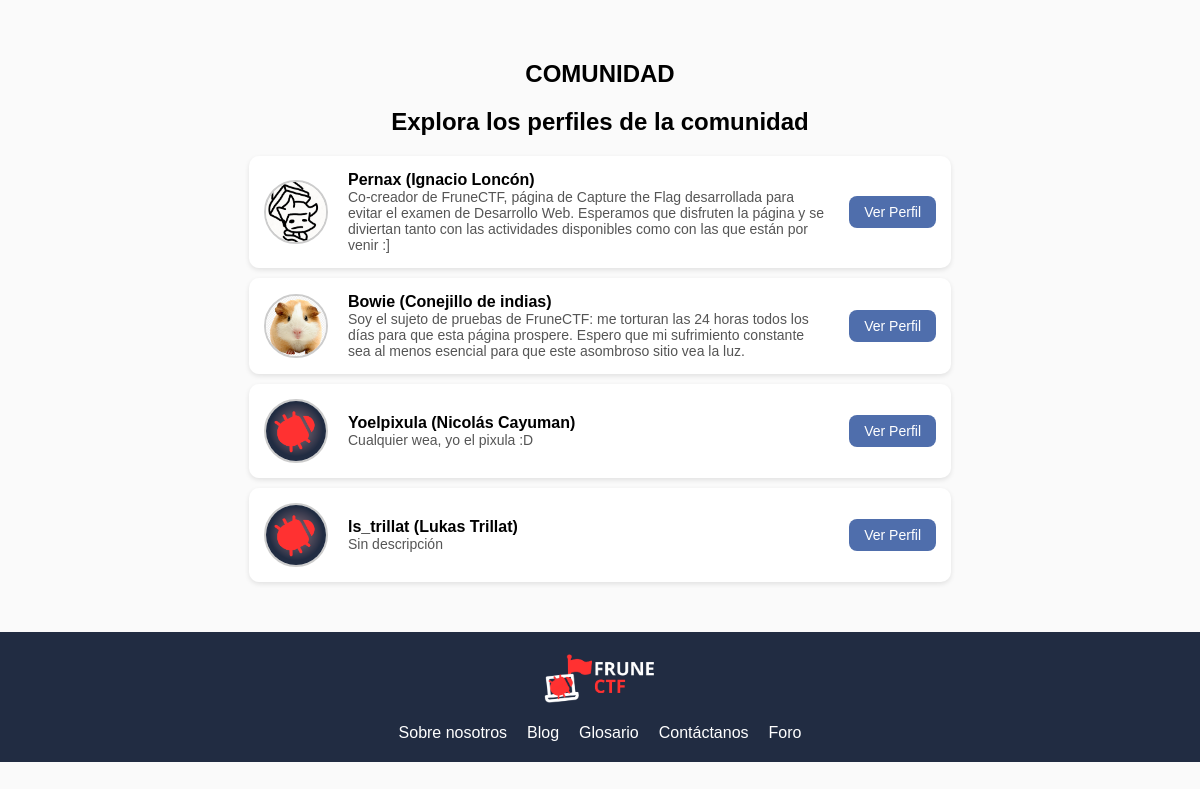
The page /community.php on the database its author committed.
### tables this page shows
CREATE TABLE `users` (
  `id` int NOT NULL,
  `webname` varchar(50) DEFAULT NULL,
  `name` varchar(100) DEFAULT NULL,
  `mail` varchar(100) DEFAULT NULL,
  `password` varchar(255) DEFAULT NULL,
  `register_time` datetime DEFAULT CURRENT_TIMESTAMP,
  `country_id` int DEFAULT NULL,
  `description` varchar(255) DEFAULT 'Sin descripción',
  `flags_won` int DEFAULT '0',
  `competitions_won` int DEFAULT '0',
  `photo_url` varchar(255) DEFAULT 'images/user-images/user_image_default.png'
);

### community.php (the view, shortened to what this page needs)
<?php
include 'conex.php';
$sql = "SELECT id, webname, name, photo_url, description FROM users ORDER BY id ASC";
$result = $conn->query($sql);
$users = [];
if ($result && $result->num_rows > 0) {
    while ($row = $result->fetch_assoc()) {
        $users[] = $row;
    }
}
?>
<!DOCTYPE html>
    <html lang="es">
    <head>
            <link rel="stylesheet" href="css/community.css">
    </head>
    <body>
        <section id="forum">
            <h1>COMUNIDAD</h1>
            <h2>Explora los perfiles de la comunidad</h2>
            <?php if (empty($users)): ?>
                <p>No hay usuarios registrados.</p>
            <?php else: ?>
                <div id="results">
                    <?php foreach ($users as $user): ?>
                        <div class="user-result">
                            <img
                                src="<?= htmlspecialchars($user['photo_url'] ?: 'images/user-images/user_image_place_holder.jpg') ?>"
                                alt="Foto de <?= htmlspecialchars($user['webname']) ?>"
                                class="user-photo"
                            >
                            <div class="user-info">
                                <span class="user-name"><?= htmlspecialchars($user['webname']) ?> (<?= htmlspecialchars($user['name']) ?>)</span>
                                <span class="user-desc"><?= htmlspecialchars($user['description']) ?></span>
                            </div>
                            <button onclick="window.location.href='user_viewer.php?user_id=<?= $user['id'] ?>'">Ver Perfil</button>
                        </div>
                    <?php endforeach; ?>
                </div>
            <?php endif; ?>
        </section>
        <div id="footer"></div>
    </body>
</html>

### css/community.css (style rules this page uses)
body { font-family: 'Rubik', sans-serif; margin: 0; padding: 0; background-color: #fafafa; box-sizing: border-box; }
#forum { text-align: center; padding: 40px; }
.user-result { display: flex; align-items: center; justify-content: space-between; gap: 20px; background: white; border-radius: 10px; padding: 15px; margin: 10px auto; width: 60%; box-shadow: 0 2px 5px rgba(0,0,0,0.1); }
.user-info { display: flex; flex-direction: column; align-items: flex-start; flex: 1; }
.user-desc { font-weight: normal; font-size: 14px; color: #555; text-align: left; }
.user-photo { width: 60px; height: 60px; border-radius: 50%; object-fit: cover; border: 2px solid #ccc; }
.user-name { flex: 1; text-align: left; font-weight: bold; }
button { background: rgb(79, 110, 172); color: white; border: none; padding: 8px 15px; border-radius: 8px; cursor: pointer; font-size: 14px; transition: background 0.2s; }

### rows shown on the page
users: photo_url (picture), webname "Pernax", name "Ignacio Loncón", description "Co-creador de FruneCTF, página de Capture the Flag desarrollada para evitar el examen de Desarrollo Web. Esperamos que disfruten la página y se diviertan tanto con las actividades disponibles como con las que están por venir :]"
users: photo_url (picture), webname "Bowie", name "Conejillo de indias", description "Soy el sujeto de pruebas de FruneCTF: me torturan las 24 horas todos los días para que esta página prospere. Espero que mi sufrimiento constante sea al menos esencial para que este asombroso sitio vea la luz."
users: photo_url (placeholder picture), webname "Yoelpixula", name "Nicolás Cayuman", description "Cualquier wea, yo el pixula :D"
users: photo_url (placeholder picture), webname "ls_trillat", name "Lukas Trillat", description "Sin descripción"
